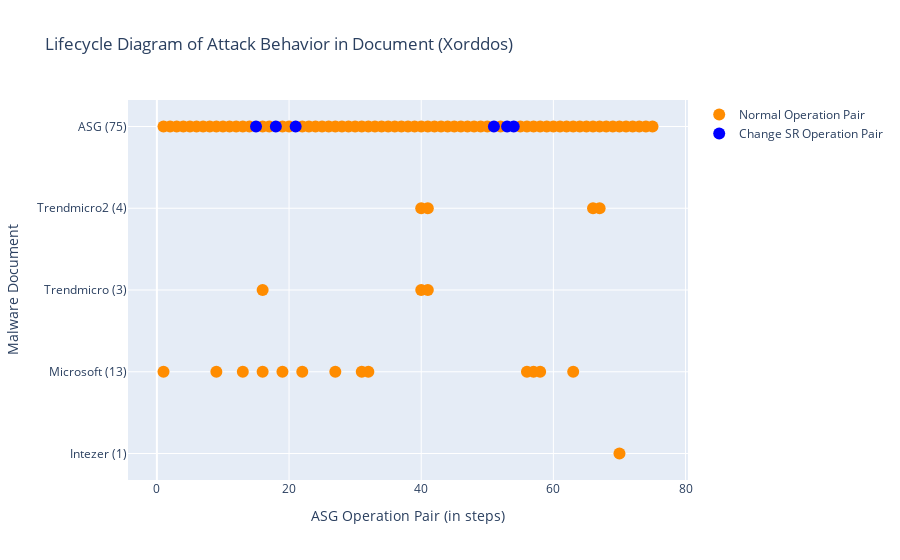

The notebook cell saved with this chart:
### Markdown cell above
### Run Script: draw Lifecycle diagram
- 兩個 traces (legend) 一般的 OP 和 ChangeSys OP。分兩個顏色，不重疊。
- x: [a,a,a,a,b,b,b,c,c,c] 不同 report 的 step 可以放同一個 list，因為屬於同個 trace。

### Code cell
# import plotly.express as px
import plotly.graph_objects as go

def symmetric_difference(list1: list, list2: list) -> list:
    ''' return list1 - list2. '''
    s = set(list2)
    temp3 = [x for x in list1 if x not in s]
    return temp3

def draw_lifecycle(fset:FamilySet):
    familname = fset.familyname
    # reportnames = [rem.reportname for rem in fset.rem_lst if len(rem.match_regex)]

    fig = go.Figure()
    x, y = [], []
    x_sys, y_sys = [], []
    for i, rem in enumerate(fset.rem_lst):
        if len(rem.OPset_order_index) == 0:
            continue

        numOfDot = len(rem.OPset_order_index)
        reportname = rem.reportname.split('.')[0]
        reportname = reportname.split('-')[1]
        if reportname == 'Ms':
            reportname = 'Microsoft'
        reportname += f' ({numOfDot})'
        x_sys.extend(rem.SysOPset_order_index) # 改變系統設定檔的 OP
        y_sys.extend([reportname] * len(rem.SysOPset_order_index))
        current_x_normal = symmetric_difference(rem.OPset_order_index, rem.SysOPset_order_index) # 一般的/其餘的 OP
        # print(reportname, 'numOfDot', numOfDot, 'rem.OPset_order_index', rem.OPset_order_index)
        # print('x_normal', current_x_normal, 'x_sys', rem.SysOPset_order_index)
        x.extend(current_x_normal)
        y.extend([reportname] * len(current_x_normal))
        pass
    # todo: add baseline's lifecycle
    print()
    rowname = f'ASG ({len(fset.sample.OPset)})'
    current_x_system = fset.sample.OPset_sysOnly_ordered_index
    current_x_normal = symmetric_difference(list(range(len(fset.sample.OPset))), current_x_system) # all steps - sysobj steps
    # print(sorted(current_x_system)) # 只能放UPDATE的，OPEN/READ不能喔
    x_sys.extend(current_x_system)
    y_sys.extend([rowname] * len(current_x_system)) 
    x.extend(current_x_normal)
    y.extend([rowname] * len(current_x_normal))
    # print(rowname, len(fset.sample.OPset), len(current_x_system), len(current_x_normal))
    
    # normal OPs
    x = [idx+1 for idx in x] # add 1 to each asg index
    fig.add_trace(go.Scatter(
        x=x,
        y=y,
        marker=dict(color="darkorange", size=12),
        mode="markers",
        name="Normal Operation Pair",
    ))

    # changeSysObj OPs
    x_sys = x = [idx+1 for idx in x_sys]
    fig.add_trace(go.Scatter(
        x=x_sys,
        y=y_sys,
        marker=dict(color="blue", size=12),
        mode="markers",
        name="Change SR Operation Pair",
    ))

    fig.update_layout(title=f"Lifecycle Diagram of Attack Behavior in Document ({familname})",
                    xaxis_title="ASG Operation Pair (in steps)",
                    yaxis_title="Malware Document")
    fig.show()
    pass

draw_lifecycle(fset)

### Figure 1 — Plotly figure (JSON) as saved in the notebook; plotly's stock layout.template omitted (floating-point values rounded to 4 significant figures)
{"data": [{"marker": {"color": "darkorange", "size": 12}, "mode": "markers", "name": "Normal Operation Pair", "type": "scatter", "x": [70, 58, 9, 32, 27, 56, 31, 57, 16, 22, 13, 19, 63, 1, 40, 16, 41, 67, 66, 40, 41, 1, 2, 3, 4, 5, 6, 7, 8, 9, 10, 11, 12, 13, 14, 16, 17, 19, 20, 22, 23, 24, 25, 26, 27, 28, 29, 30, 31, 32, 33, 34, 35, 36, 37, 38, 39, 40, 41, 42, 43, 44, 45, 46, 47, 48, 49, 50, 52, 55, 56, 57, 58, 59, 60, 61, 62, 63, 64, 65, 66, 67, 68, 69, 70, 71, 72, 73, 74, 75], "y": ["Intezer (1)", "Microsoft (13)", "Microsoft (13)", "Microsoft (13)", "Microsoft (13)", "Microsoft (13)", "Microsoft (13)", "Microsoft (13)", "Microsoft (13)", "Microsoft (13)", "Microsoft (13)", "Microsoft (13)", "Microsoft (13)", "Microsoft (13)", "Trendmicro (3)", "Trendmicro (3)", "Trendmicro (3)", "Trendmicro2 (4)", "Trendmicro2 (4)", "Trendmicro2 (4)", "Trendmicro2 (4)", "ASG (75)", "ASG (75)", "ASG (75)", "ASG (75)", "ASG (75)", "ASG (75)", "ASG (75)", "ASG (75)", "ASG (75)", "ASG (75)", "ASG (75)", "ASG (75)", "ASG (75)", "ASG (75)", "ASG (75)", "ASG (75)", "ASG (75)", "ASG (75)", "ASG (75)", "ASG (75)", "ASG (75)", "ASG (75)", "ASG (75)", "ASG (75)", "ASG (75)", "ASG (75)", "ASG (75)", "ASG (75)", "ASG (75)", "ASG (75)", "ASG (75)", "ASG (75)", "ASG (75)", "ASG (75)", "ASG (75)", "ASG (75)", "ASG (75)", "ASG (75)", "ASG (75)", "ASG (75)", "ASG (75)", "ASG (75)", "ASG (75)", "ASG (75)", "ASG (75)", "ASG (75)", "ASG (75)", "ASG (75)", "ASG (75)", "ASG (75)", "ASG (75)", "ASG (75)", "ASG (75)", "ASG (75)", "ASG (75)", "ASG (75)", "ASG (75)", "ASG (75)", "ASG (75)", "ASG (75)", "ASG (75)", "ASG (75)", "ASG (75)", "ASG (75)", "ASG (75)", "ASG (75)", "ASG (75)", "ASG (75)", "ASG (75)"]}, {"marker": {"color": "blue", "size": 12}, "mode": "markers", "name": "Change SR Operation Pair", "type": "scatter", "x": [51, 21, 54, 18, 53, 15], "y": ["ASG (75)", "ASG (75)", "ASG (75)", "ASG (75)", "ASG (75)", "ASG (75)"]}], "layout": {"title": {"text": "Lifecycle Diagram of Attack Behavior in Document (Xorddos)"}, "xaxis": {"title": {"text": "ASG Operation Pair (in steps)"}}, "yaxis": {"title": {"text": "Malware Document"}}}}
